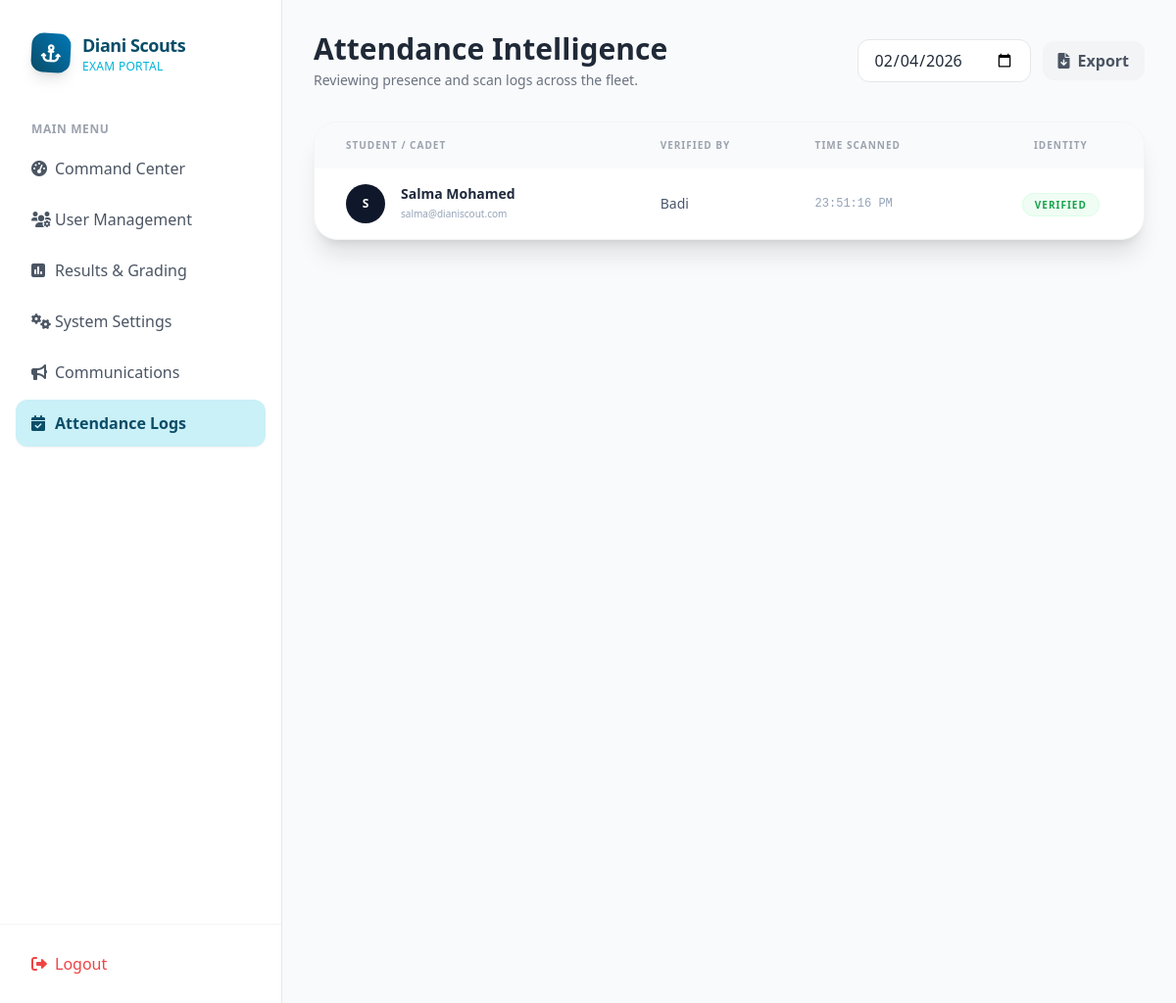
The page /admin/attendance_logs.php (signed in) on the database its author committed.
### tables this page shows
CREATE TABLE `attendance` (
  `id` int(11) NOT NULL AUTO_INCREMENT,
  `student_id` int(11) NOT NULL,
  `instructor_id` int(11) NOT NULL,
  `event_id` int(11) DEFAULT NULL,
  `attendance_date` date NOT NULL,
  `status` enum('present','absent','late') DEFAULT 'present',
  `created_at` timestamp NULL DEFAULT current_timestamp(),
  PRIMARY KEY (`id`),
  UNIQUE KEY `uq_student_event_date` (`student_id`,`attendance_date`,`event_id`),
  KEY `instructor_id` (`instructor_id`),
  CONSTRAINT `attendance_ibfk_1` FOREIGN KEY (`student_id`) REFERENCES `users` (`id`) ON DELETE CASCADE,
  CONSTRAINT `attendance_ibfk_2` FOREIGN KEY (`instructor_id`) REFERENCES `users` (`id`) ON DELETE CASCADE
);

CREATE TABLE `users` (
  `id` int(11) NOT NULL AUTO_INCREMENT,
  `name` varchar(100) NOT NULL,
  `email` varchar(100) NOT NULL,
  `password` varchar(255) NOT NULL,
  `role` enum('student','instructor','admin') DEFAULT 'student',
  `created_at` timestamp NULL DEFAULT current_timestamp(),
  `school` varchar(255) DEFAULT NULL,
  `troop_id` varchar(50) DEFAULT NULL,
  `profile_image` varchar(255) DEFAULT 'assets/images/default_avatar.png',
  `status` enum('active','inactive') DEFAULT 'active',
  PRIMARY KEY (`id`),
  UNIQUE KEY `email` (`email`)
);

### admin/attendance_logs.php (the view, shortened to what this page needs)
<?php
include_once '../config/db.php';
$database = new PDO("mysql:host=$host;dbname=$db_name", $username, $password);
$dateFilter = $_GET['date'] ?? date('Y-m-d');
$query = "SELECT a.*, s.name as student_name, s.email as student_email, i.name as instructor_name, e.title as event_title
          FROM attendance a
          JOIN users s ON a.student_id = s.id
          JOIN users i ON a.instructor_id = i.id
          LEFT JOIN calendar_events e ON a.event_id = e.id
          WHERE a.attendance_date = :date
          ORDER BY a.created_at DESC";
$stmt = $database->prepare($query);
$stmt->execute([':date' => $dateFilter]);
$logs = $stmt->fetchAll(PDO::FETCH_ASSOC);
?>
<?php include_once '../includes/header.php'; ?>
<div class="flex flex-col md:flex-row flex-1 bg-gray-50 h-screen overflow-hidden text-gray-800 font-sans">
    <?php include_once '../includes/sidebar.php'; ?>
    <main class="flex-1 overflow-y-auto p-4 md:p-8">
        <div class="max-w-6xl mx-auto">
            <div class="flex flex-col md:flex-row justify-between items-center mb-8 gap-4">
                <div>
                    <h1 class="text-3xl font-bold text-gray-800">Attendance Intelligence</h1>
                    <p class="text-gray-500 text-sm mt-1">Reviewing presence and scan logs across the fleet.</p>
                </div>
                <div class="flex items-center gap-3">
                    <form method="GET" class="flex items-center gap-2">
                        <input type="date" name="date" value="<?php echo $dateFilter; ?>"
                            class="bg-white border border-gray-200 rounded-xl px-4 py-2 focus:ring-2 focus:ring-brand-blue/20 outline-none"
                            onchange="this.form.submit()">
                    </form>
                    <a href="export.php?type=attendance&date=<?php echo $dateFilter; ?>"
                        class="bg-gray-100 hover:bg-gray-200 text-gray-600 px-4 py-2 rounded-xl font-bold transition flex items-center gap-2">
                        <i class="fas fa-file-download"></i> Export
                    </a>
                </div>
            </div>
            <div class="bg-white rounded-3xl border border-gray-100 shadow-xl overflow-hidden">
                <div class="overflow-x-auto">
                    <table class="w-full text-left">
                        <thead class="bg-gray-50 text-gray-400 text-[10px] uppercase font-black tracking-widest">
                            <tr>
                                <th class="p-4 pl-8">Student / Cadet</th>
                                <th class="p-4">Verified By</th>
                                <th class="p-4">Time Scanned</th>
                                <th class="p-4 text-center">Identity</th>
                            </tr>
                        </thead>
                        <tbody class="divide-y divide-gray-50 text-sm">
                            <?php if (empty($logs)): ?>
                                <tr>
                                    <td colspan="4" class="p-20 text-center">
                                        <div class="opacity-20 mb-4 text-5xl"><i class="fas fa-search"></i></div>
                                        <p class="text-gray-400 font-medium">No attendance recorded for this date.</p>
                                    </td>
                                </tr>
                            <?php else: ?>
                                <?php foreach ($logs as $log): ?>
                                    <tr class="hover:bg-blue-50/50 transition duration-150">
                                        <td class="p-4 pl-8">
                                            <div class="flex items-center gap-4">
                                                <div
                                                    class="w-10 h-10 rounded-full bg-slate-900 text-white flex items-center justify-center font-bold text-xs">
                                                    <?php echo strtoupper(substr($log['student_name'], 0, 1)); ?>
                                                </div>
                                                <div>
                                                    <p class="font-bold text-slate-800">
                                                        <?php echo htmlspecialchars($log['student_name']); ?>
                                                    </p>
                                                    <p class="text-[10px] text-slate-400">
                                                        <?php echo htmlspecialchars($log['student_email']); ?>
                                                    </p>
                                                </div>
                                            </div>
                                        </td>
                                        <td class="p-4">
                                            <div class="flex flex-col">
                                                <span class="font-medium text-slate-600"><?php echo htmlspecialchars($log['instructor_name']); ?></span>
                                            </div>
                                        </td>
                                        <td class="p-4 font-mono text-slate-400 text-xs">
                                            <?php echo date('H:i:s A', strtotime($log['created_at'])); ?>
                                        </td>
                                        <td class="p-4 text-center">
                                            <span
                                                class="px-3 py-1 bg-green-50 text-green-600 border border-green-100 rounded-full text-[10px] font-black uppercase tracking-widest">
                                                Verified
                                            </span>
                                        </td>
                                    </tr>
                                <?php endforeach; ?>
                            <?php endif; ?>
                        </tbody>
                    </table>
                </div>
            </div>
        </div>
    </main>
</div>
<?php include_once '../includes/footer.php'; ?>

### assets/css/style.css (style rules this page uses)
body { font-family: 'Inter', sans-serif; }

### rows shown on the page
attendance: student.name "S", student.name "Salma Mohamed", student.email "salma@dianiscout.com", instructor.name "Badi", created_at "23:51:16 PM"
